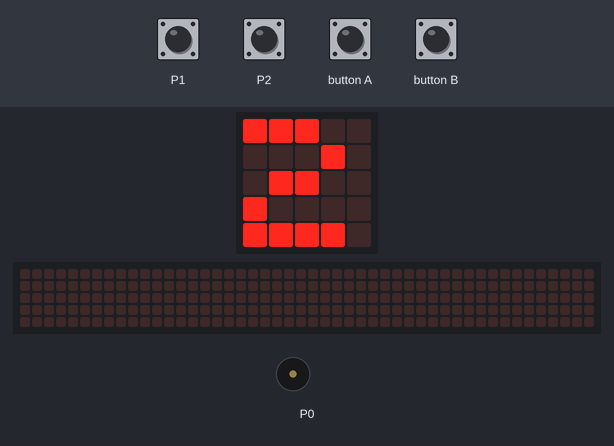
Simulated run of this program. Board: BBC micro:bit (MakeCode). Parts: the board's 5×5 LED display, a strip that is not on the board, showing the scrolling text unrolled, buzzer (waves = sounding). The inputs (shaded band) are chosen by the test bench. The 48×5 strip is a reading aid, not a part: it shows the text the display is scrolling, unrolled, one strip-width of it at a time.

Above: at 1.8 s.
At 5.06 s:
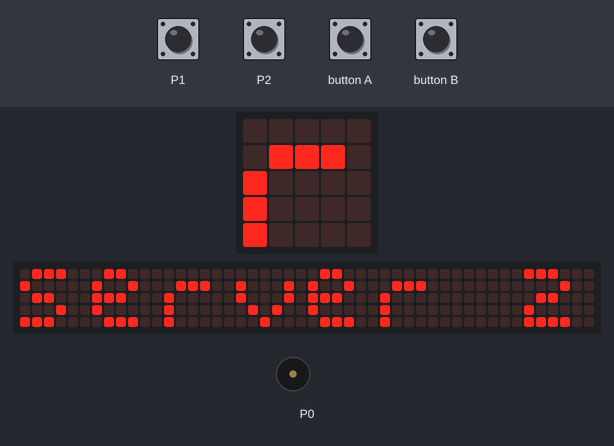
5.1 s: touch pin P2 pressed for 0.15 s
5.8 s: touch pin P1 pressed 2 times (0.12 s each, 0.3 s apart)
26.7 s: button B pressed for 0.15 s
At 27.42 s:
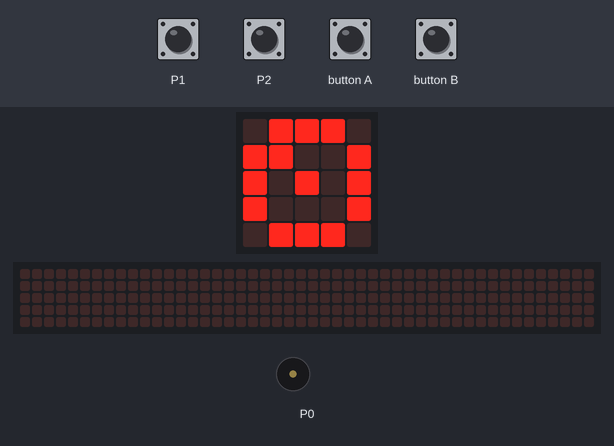
29.5 s: button A pressed for 0.15 s
At 35.0 s:
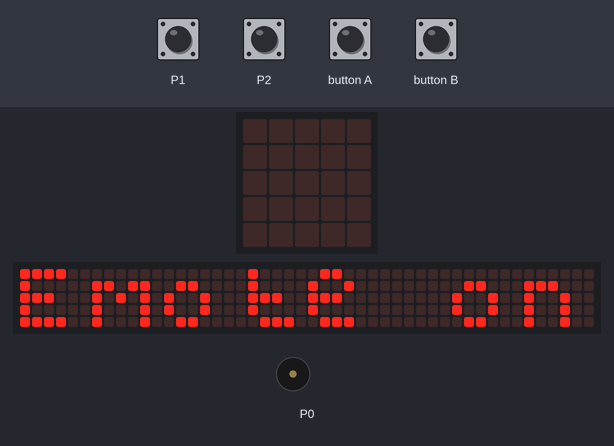
65.3 s: touch pin P2 pressed for 0.15 s
At 69.7 s:
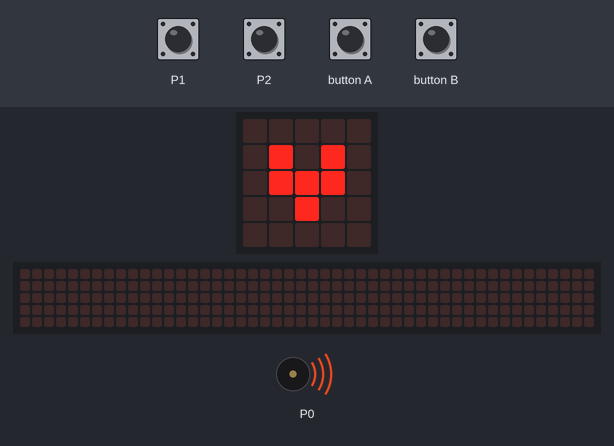
Timing chart, 0 to 70.8 s (numbered marks = the images above; inputs shaded):
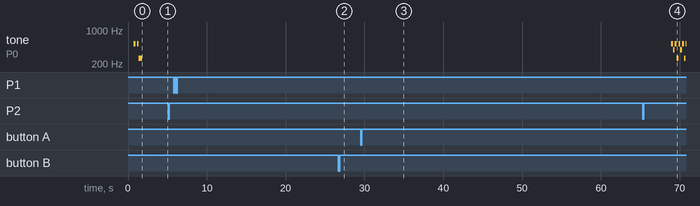

Measured:
- after the input at 26.7 s, the display: first differs from a run without the input after 0.52 s (image 2)
- after the input at 29.5 s, tone on P0: stops changing and stays silent
- after the input at 65.3 s, the display: first differs from a run without the input after 3.6 s (image 4 shows a later state)
- by itself, tone on P0: plays 523 Hz for 0.20 s, 523 Hz for 0.21 s, 262 Hz for 0.41 s
- what the display in image 2 shows lasts 0.4 s, from 27.2 s to 27.6 s
- what the display in image 3 shows lasts 0.6 s, from 34.6 s to 35.2 s

The program:

main.ts
```typescript
input.onButtonPressed(Button.A, function () {
    basic.showString("Eine geschichte")
    basic.showString("Ja Ja")
    basic.pause(100)
    basic.showString("Ja ja")
    basic.showString("Pssst ")
    basic.showString("Hört ihr etwas ?")
    basic.showString("Nein! Ich auch nicht aber gerade das ist es ja")
    basic.showString("Früher konnte ich mir immer ein paar autogramme ")
    basic.showString("Ähh okay was sucht Jeff the Killer hier")
    basic.showString("Killer: A ja")
    basic.showIcon(IconNames.Happy)
    basic.showIcon(IconNames.Sad)
    basic.showIcon(IconNames.Sword)
    basic.showIcon(IconNames.Silly)
    basic.showIcon(IconNames.Asleep)
    basic.showString("Heeeeellllllp mmmeeeee")
    basic.showIcon(IconNames.Meh)
    basic.showIcon(IconNames.Skull)
    basic.showString("Das wars mit der Geschichte")
    basic.showIcon(IconNames.Happy)
})
input.onPinPressed(TouchPin.P2, function () {
    basic.showLeds(`
        # # # # #
        # # # # #
        # # # # #
        # # # # #
        # # # # #
        `)
    basic.showLeds(`
        . # # # #
        # # # # #
        # # # # #
        # # # # #
        # # # # #
        `)
    basic.showLeds(`
        . . # # #
        # # # # #
        # # # # #
        # # # # #
        # # # # #
        `)
    basic.showLeds(`
        . . . # #
        # # # # #
        # # # # #
        # # # # #
        # # # # #
        `)
    basic.showLeds(`
        . . . . #
        # # # # #
        # # # # #
        # # # # #
        # # # # #
        `)
    basic.showLeds(`
        . . . . .
        # # # # #
        # # # # #
        # # # # #
        # # # # #
        `)
    basic.showLeds(`
        . . . . .
        # # # # .
        # # # # .
        # # # # #
        # # # # #
        `)
    basic.showLeds(`
        . . . . .
        # # # # .
        # # # # .
        # # # # .
        # # # # .
        `)
    basic.showLeds(`
        . . . . .
        # # # # .
        # # # # .
        # # # # .
        # # . . .
        `)
    basic.showLeds(`
        . . . . .
        # # # # .
        # # # # .
        # # # # .
        . . . . .
        `)
    basic.showLeds(`
        . . . . .
        # # # # .
        . # # # .
        . # # # .
        . . . . .
        `)
    basic.showLeds(`
        . . . . .
        . . # # .
        . # # # .
        . # # # .
        . . . . .
        `)
    basic.showLeds(`
        . . . . .
        . . . . .
        . . # . .
        . . . . .
        . . . . .
        `)
})
input.onButtonPressed(Button.B, function () {
    basic.showString("Musik")
    music.playMelody("C5 G C5 C C5 G C5 C ", 260)
    music.playMelody("C5 G C5 C C5 G C5 C ", 260)
    music.playMelody("C5 G C5 C C5 G C5 C ", 260)
    basic.pause(200)
    music.playMelody("C5 G C5 E E D F F ", 281)
    music.playMelody("C5 G C5 E E D F F ", 281)
    music.playMelody("C5 G C5 E E D F F ", 281)
    basic.pause(200)
    music.playMelody("C5 A C5 - G F A C5 ", 302)
    music.playMelody("C5 A C5 - G F A C5 ", 302)
    music.playMelody("C5 A C5 - G F A C5 ", 302)
    basic.pause(200)
    music.playMelody("F C5 E F G C5 E F ", 293)
    music.playMelody("F C5 E F G C5 E F ", 293)
    music.playMelody("F C5 E F G C5 E F ", 293)
    basic.pause(200)
    music.playMelody("C C5 C C5 C C5 C C5 ", 220)
    music.playMelody("C C5 C C5 C C5 C C5 ", 220)
    music.playMelody("C G E D F C5 C C5 ", 220)
    music.playMelody("C C5 C C5 C C5 C C5 ", 220)
})
input.onPinPressed(TouchPin.P1, function () {
    basic.showString("Emote only")
    basic.showIcon(IconNames.Heart)
    basic.pause(100)
    basic.showIcon(IconNames.SmallHeart)
    basic.pause(100)
    basic.showIcon(IconNames.Yes)
    basic.pause(100)
    basic.showIcon(IconNames.No)
    basic.pause(100)
    basic.showIcon(IconNames.Happy)
    basic.pause(100)
    basic.showIcon(IconNames.Sad)
    basic.pause(100)
    basic.showIcon(IconNames.Confused)
    basic.pause(100)
    basic.showIcon(IconNames.Angry)
    basic.pause(100)
    basic.showIcon(IconNames.Asleep)
    basic.pause(100)
    basic.showIcon(IconNames.Surprised)
    basic.pause(100)
    basic.showIcon(IconNames.Silly)
    basic.clearScreen()
})
basic.showString("2")
music.playMelody("C5 - C5 C C - - - ", 292)
basic.showString("Server 2 wird gestartet")
basic.pause(100)
basic.showLeds(`
    . # # # .
    # # . . #
    # . # . #
    # . . . #
    . # # # .
    `)
basic.pause(100)
basic.showString("Lade hex")
basic.showString("Lade Koordinaten")
basic.pause(100)
basic.showLeds(`
    . # # # .
    # . # . #
    # . # . #
    # . . . #
    . # # # .
    `)
basic.pause(100)
basic.showString("Lade Codes")
basic.showString("Lade Audios")
basic.pause(100)
basic.showLeds(`
    . # # # .
    # . . # #
    # . # . #
    # . . . #
    . # # # .
    `)
basic.pause(100)
basic.showString("Lade Emotes")
basic.pause(100)
basic.showString("Fertig")
basic.showIcon(IconNames.Yes)
basic.showNumber(2)
basic.forever(function () {
    basic.showIcon(IconNames.Surprised)
    basic.showIcon(IconNames.Happy)
    basic.showString("Hallo oder auch servus wie es die Franken sagen ")
    basic.showString("Häääääää")
    basic.showIcon(IconNames.Confused)
    basic.showString("Jaaaaaaa")
    basic.showIcon(IconNames.Sad)
    basic.showString("A ja")
    basic.showIcon(IconNames.Sword)
    basic.showString("oh weh")
    basic.showIcon(IconNames.Skull)
})
```

test.ts
```typescript
// Hier kann man Tests durchführen; diese Datei wird nicht kompiliert, wenn dieses Paket als Erweiterung verwendet wird.
```
